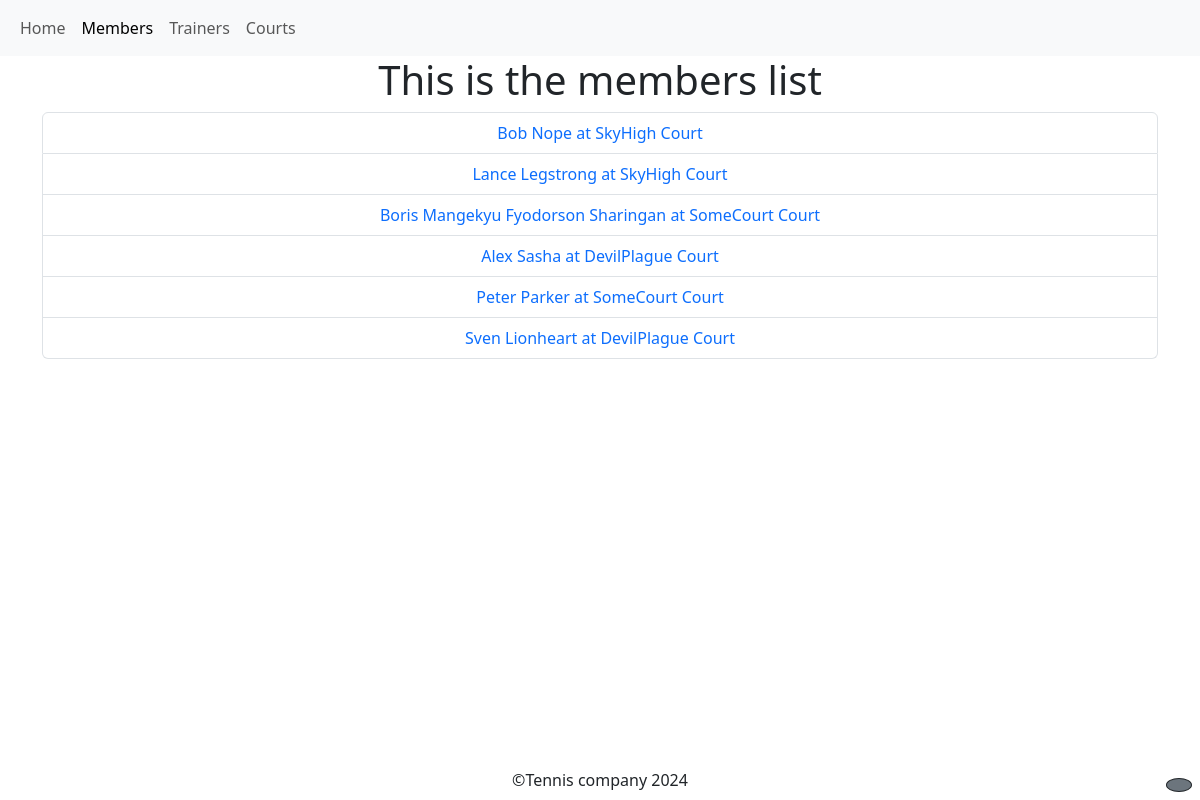
Before: /members/ with the older database file.
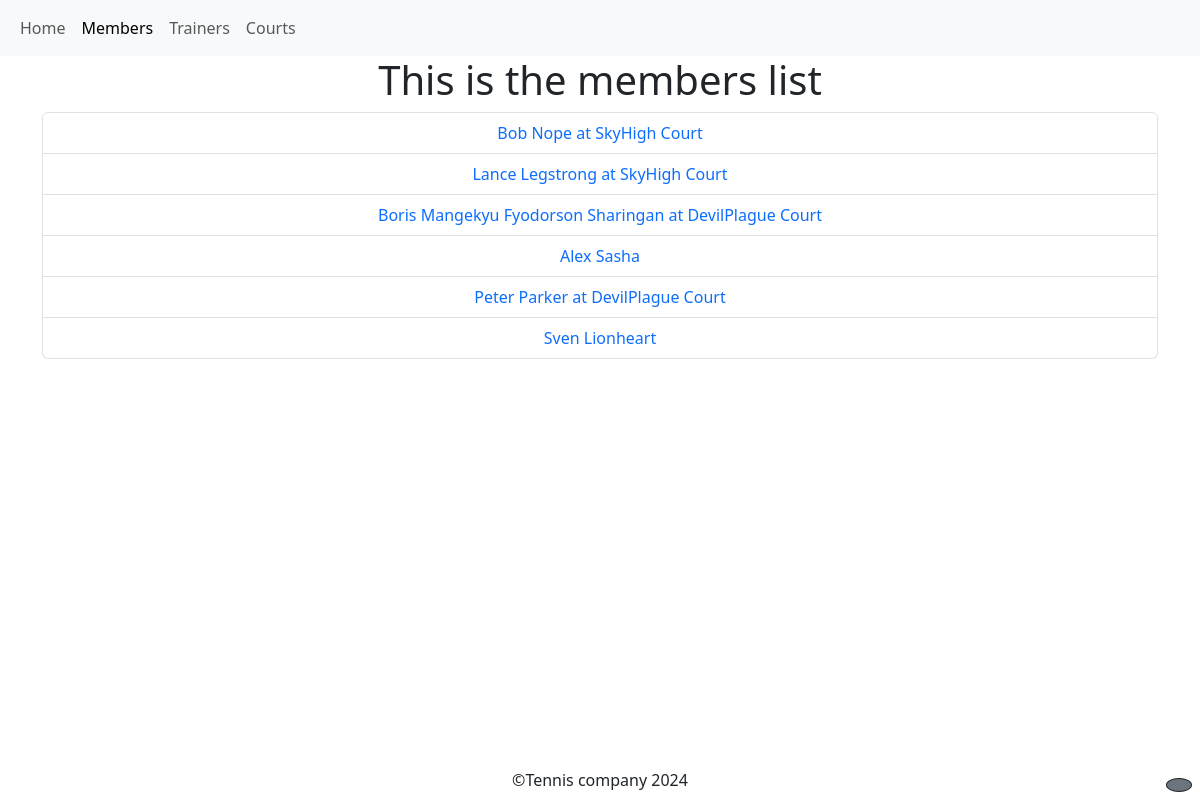
After: the same page with the newer database file.
### members/models.py (models this page shows, shortened)
class Member(models.Model):
    fname = models.CharField(max_length=30)
    lname = models.CharField(max_length=30)
    email = models.EmailField()
    phone = models.CharField(max_length=13)
    join_date = models.DateField(max_length=254)
    court = models.ForeignKey(
        Court, on_delete=models.SET_NULL, null=True, blank=True, related_name="members"
    )

### courts/models.py (models this page shows, shortened)
class Court(models.Model):
    name = models.CharField(max_length=100)
    number = models.PositiveIntegerField(unique=True)
    is_occupied = models.BooleanField(default=False)
    occupation_time = models.DateTimeField(null=True, blank=True)
    def __str__(self):
        return self.name

### members/views.py (the view)
# urls.py: path("", views.members, name="members"),
def members(request):
    members = Member.objects.all()
    context = {"members": members}
    return render(request, "members_page.html", context=context)

### members/templates/members_page.html (shortened to what this page needs)
{%extends 'base.html'%} {%block title%}Members {%endblock%} {%block content%}
<h1>This is the members list</h1>
<div class="container">
  <ul class="list-group">
    {%for member in members%}
    <li class="list-group-item">
      <a class="text-decoration-none" href="member_details/{{member.id}}"
        >{{member.fname}} {{member.lname}} {% if member.court%} at
        {{member.court}} Court{%endif%}</a
      >
    </li>
    {%endfor%}
  </ul>
</div>
{%endblock%}

Changed rows visible on the page:
changed Member "Boris Mangekyu": court "SomeCourt" → "DevilPlague"
changed Member "Alex": court "DevilPlague" → (not shown)
changed Member "Peter": court "SomeCourt" → "DevilPlague"
changed Member "Sven": court "DevilPlague" → (not shown)
